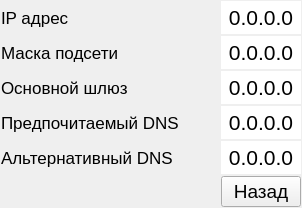
      <widget class="QWidget" name="pageIP">
       <property name="cursor">
        <cursorShape>BlankCursor</cursorShape>
       </property>
       <layout class="QHBoxLayout" name="horizontalLayout_15">
        <property name="spacing">
         <number>2</number>
        </property>
        <property name="leftMargin">
         <number>1</number>
        </property>
        <property name="topMargin">
         <number>1</number>
        </property>
        <property name="rightMargin">
         <number>1</number>
        </property>
        <property name="bottomMargin">
         <number>1</number>
        </property>
        <item>
         <layout class="QGridLayout" name="gridLayout_9">
          <property name="spacing">
           <number>2</number>
          </property>
          <item row="1" column="1">
           <spacer name="horizontalSpacer_8">
            <property name="orientation">
             <enum>Qt::Horizontal</enum>
            </property>
            <property name="sizeHint" stdset="0">
             <size>
              <width>40</width>
              <height>20</height>
             </size>
            </property>
           </spacer>
          </item>
          <item row="2" column="1">
           <spacer name="horizontalSpacer_9">
            <property name="orientation">
             <enum>Qt::Horizontal</enum>
            </property>
            <property name="sizeHint" stdset="0">
             <size>
              <width>40</width>
              <height>20</height>
             </size>
            </property>
           </spacer>
          </item>
          <item row="0" column="0">
           <widget class="QLabel" name="label_34">
            <property name="font">
             <font>
              <pointsize>13</pointsize>
             </font>
            </property>
            <property name="cursor">
             <cursorShape>BlankCursor</cursorShape>
            </property>
            <property name="text">
             <string>IP адрес</string>
            </property>
           </widget>
          </item>
          <item row="4" column="0">
           <widget class="QLabel" name="label_38">
            <property name="font">
             <font>
              <pointsize>13</pointsize>
             </font>
            </property>
            <property name="cursor">
             <cursorShape>BlankCursor</cursorShape>
            </property>
            <property name="text">
             <string>Альтернативный DNS</string>
            </property>
           </widget>
          </item>
          <item row="3" column="0">
           <widget class="QLabel" name="label_37">
            <property name="font">
             <font>
              <pointsize>13</pointsize>
             </font>
            </property>
            <property name="cursor">
             <cursorShape>BlankCursor</cursorShape>
            </property>
            <property name="text">
             <string>Предпочитаемый DNS</string>
            </property>
           </widget>
          </item>
          <item row="1" column="0">
           <widget class="QLabel" name="label_35">
            <property name="font">
             <font>
              <pointsize>13</pointsize>
             </font>
            </property>
            <property name="cursor">
             <cursorShape>BlankCursor</cursorShape>
            </property>
            <property name="text">
             <string>Маска подсети</string>
            </property>
           </widget>
          </item>
          <item row="4" column="1">
           <spacer name="horizontalSpacer_11">
            <property name="orientation">
             <enum>Qt::Horizontal</enum>
            </property>
            <property name="sizeHint" stdset="0">
             <size>
              <width>40</width>
              <height>20</height>
             </size>
            </property>
           </spacer>
          </item>
          <item row="3" column="1">
           <spacer name="horizontalSpacer_10">
            <property name="orientation">
             <enum>Qt::Horizontal</enum>
            </property>
            <property name="sizeHint" stdset="0">
             <size>
              <width>40</width>
              <height>20</height>
             </size>
            </property>
           </spacer>
          </item>
          <item row="2" column="0">
           <widget class="QLabel" name="label_36">
            <property name="font">
             <font>
              <pointsize>13</pointsize>
             </font>
            </property>
            <property name="cursor">
             <cursorShape>BlankCursor</cursorShape>
            </property>
            <property name="text">
             <string>Основной шлюз</string>
            </property>
           </widget>
          </item>
          <item row="0" column="1">
           <spacer name="horizontalSpacer_5">
            <property name="orientation">
             <enum>Qt::Horizontal</enum>
            </property>
            <property name="sizeHint" stdset="0">
             <size>
              <width>40</width>
              <height>20</height>
             </size>
            </property>
           </spacer>
          </item>
          <item row="0" column="2">
           <widget class="QPushButton" name="pbIP">
            <property name="sizePolicy">
             <sizepolicy hsizetype="Expanding" vsizetype="Expanding">
              <horstretch>0</horstretch>
              <verstretch>0</verstretch>
             </sizepolicy>
            </property>
            <property name="palette">
             <palette>
              <active>
               <colorrole role="Button">
                <brush brushstyle="SolidPattern">
                 <color alpha="255">
                  <red>255</red>
                  <green>255</green>
                  <blue>255</blue>
                 </color>
                </brush>
               </colorrole>
              </active>
              <inactive>
               <colorrole role="Button">
                <brush brushstyle="SolidPattern">
                 <color alpha="255">
                  <red>255</red>
                  <green>255</green>
                  <blue>255</blue>
                 </color>
                </brush>
               </colorrole>
              </inactive>
              <disabled>
               <colorrole role="Button">
                <brush brushstyle="SolidPattern">
                 <color alpha="255">
                  <red>255</red>
                  <green>255</green>
                  <blue>255</blue>
                 </color>
                </brush>
               </colorrole>
              </disabled>
             </palette>
            </property>
            <property name="font">
             <font>
              <pointsize>16</pointsize>
             </font>
            </property>
            <property name="cursor">
             <cursorShape>BlankCursor</cursorShape>
            </property>
            <property name="autoFillBackground">
             <bool>true</bool>
            </property>
            <property name="text">
             <string>0.0.0.0</string>
            </property>
            <property name="flat">
             <bool>true</bool>
            </property>
           </widget>
          </item>
          <item row="1" column="2">
           <widget class="QPushButton" name="pbMask">
            <property name="sizePolicy">
             <sizepolicy hsizetype="Expanding" vsizetype="Expanding">
              <horstretch>0</horstretch>
              <verstretch>0</verstretch>
             </sizepolicy>
            </property>
            <property name="palette">
             <palette>
              <active>
               <colorrole role="Button">
                <brush brushstyle="SolidPattern">
                 <color alpha="255">
                  <red>255</red>
                  <green>255</green>
                  <blue>255</blue>
                 </color>
                </brush>
               </colorrole>
              </active>
              <inactive>
               <colorrole role="Button">
                <brush brushstyle="SolidPattern">
                 <color alpha="255">
                  <red>255</red>
                  <green>255</green>
                  <blue>255</blue>
                 </color>
                </brush>
               </colorrole>
              </inactive>
              <disabled>
               <colorrole role="Button">
                <brush brushstyle="SolidPattern">
                 <color alpha="255">
                  <red>255</red>
                  <green>255</green>
                  <blue>255</blue>
                 </color>
                </brush>
               </colorrole>
              </disabled>
             </palette>
            </property>
            <property name="font">
             <font>
              <pointsize>16</pointsize>
             </font>
            </property>
            <property name="cursor">
             <cursorShape>BlankCursor</cursorShape>
            </property>
            <property name="autoFillBackground">
             <bool>true</bool>
            </property>
            <property name="text">
             <string>0.0.0.0</string>
            </property>
            <property name="flat">
             <bool>true</bool>
            </property>
           </widget>
          </item>
          <item row="2" column="2">
           <widget class="QPushButton" name="pbMainPort">
            <property name="sizePolicy">
             <sizepolicy hsizetype="Expanding" vsizetype="Expanding">
              <horstretch>0</horstretch>
              <verstretch>0</verstretch>
             </sizepolicy>
            </property>
            <property name="palette">
             <palette>
              <active>
               <colorrole role="Button">
                <brush brushstyle="SolidPattern">
                 <color alpha="255">
                  <red>255</red>
                  <green>255</green>
                  <blue>255</blue>
                 </color>
                </brush>
               </colorrole>
              </active>
              <inactive>
               <colorrole role="Button">
                <brush brushstyle="SolidPattern">
                 <color alpha="255">
                  <red>255</red>
                  <green>255</green>
                  <blue>255</blue>
                 </color>
                </brush>
               </colorrole>
              </inactive>
              <disabled>
               <colorrole role="Button">
                <brush brushstyle="SolidPattern">
                 <color alpha="255">
                  <red>255</red>
                  <green>255</green>
                  <blue>255</blue>
                 </color>
                </brush>
               </colorrole>
              </disabled>
             </palette>
            </property>
            <property name="font">
             <font>
              <pointsize>16</pointsize>
             </font>
            </property>
            <property name="cursor">
             <cursorShape>BlankCursor</cursorShape>
            </property>
            <property name="autoFillBackground">
             <bool>true</bool>
            </property>
            <property name="text">
             <string>0.0.0.0</string>
            </property>
            <property name="flat">
             <bool>true</bool>
            </property>
           </widget>
          </item>
          <item row="3" column="2">
           <widget class="QPushButton" name="pbPreferDNS">
            <property name="sizePolicy">
             <sizepolicy hsizetype="Expanding" vsizetype="Expanding">
              <horstretch>0</horstretch>
              <verstretch>0</verstretch>
             </sizepolicy>
            </property>
            <property name="palette">
             <palette>
              <active>
               <colorrole role="Button">
                <brush brushstyle="SolidPattern">
                 <color alpha="255">
                  <red>255</red>
                  <green>255</green>
                  <blue>255</blue>
                 </color>
                </brush>
               </colorrole>
              </active>
              <inactive>
               <colorrole role="Button">
                <brush brushstyle="SolidPattern">
                 <color alpha="255">
                  <red>255</red>
                  <green>255</green>
                  <blue>255</blue>
                 </color>
                </brush>
               </colorrole>
              </inactive>
              <disabled>
               <colorrole role="Button">
                <brush brushstyle="SolidPattern">
                 <color alpha="255">
                  <red>255</red>
                  <green>255</green>
                  <blue>255</blue>
                 </color>
                </brush>
               </colorrole>
              </disabled>
             </palette>
            </property>
            <property name="font">
             <font>
              <pointsize>16</pointsize>
             </font>
            </property>
            <property name="cursor">
             <cursorShape>BlankCursor</cursorShape>
            </property>
            <property name="autoFillBackground">
             <bool>true</bool>
            </property>
            <property name="text">
             <string>0.0.0.0</string>
            </property>
            <property name="flat">
             <bool>true</bool>
            </property>
           </widget>
          </item>
          <item row="4" column="2">
           <widget class="QPushButton" name="pbAltDNS">
            <property name="sizePolicy">
             <sizepolicy hsizetype="Expanding" vsizetype="Expanding">
              <horstretch>0</horstretch>
              <verstretch>0</verstretch>
             </sizepolicy>
            </property>
            <property name="palette">
             <palette>
              <active>
               <colorrole role="Button">
                <brush brushstyle="SolidPattern">
                 <color alpha="255">
                  <red>255</red>
                  <green>255</green>
                  <blue>255</blue>
                 </color>
                </brush>
               </colorrole>
              </active>
              <inactive>
               <colorrole role="Button">
                <brush brushstyle="SolidPattern">
                 <color alpha="255">
                  <red>255</red>
                  <green>255</green>
                  <blue>255</blue>
                 </color>
                </brush>
               </colorrole>
              </inactive>
              <disabled>
               <colorrole role="Button">
                <brush brushstyle="SolidPattern">
                 <color alpha="255">
                  <red>255</red>
                  <green>255</green>
                  <blue>255</blue>
                 </color>
                </brush>
               </colorrole>
              </disabled>
             </palette>
            </property>
            <property name="font">
             <font>
              <pointsize>16</pointsize>
             </font>
            </property>
            <property name="cursor">
             <cursorShape>BlankCursor</cursorShape>
            </property>
            <property name="autoFillBackground">
             <bool>true</bool>
            </property>
            <property name="text">
             <string>0.0.0.0</string>
            </property>
            <property name="flat">
             <bool>true</bool>
            </property>
           </widget>
          </item>
          <item row="5" column="2">
           <widget class="QPushButton" name="pbBack5">
            <property name="sizePolicy">
             <sizepolicy hsizetype="Expanding" vsizetype="Expanding">
              <horstretch>0</horstretch>
              <verstretch>0</verstretch>
             </sizepolicy>
            </property>
            <property name="font">
             <font>
              <pointsize>14</pointsize>
             </font>
            </property>
            <property name="cursor">
             <cursorShape>BlankCursor</cursorShape>
            </property>
            <property name="text">
             <string>Назад</string>
            </property>
           </widget>
          </item>
         </layout>
        </item>
       </layout>
      </widget>
